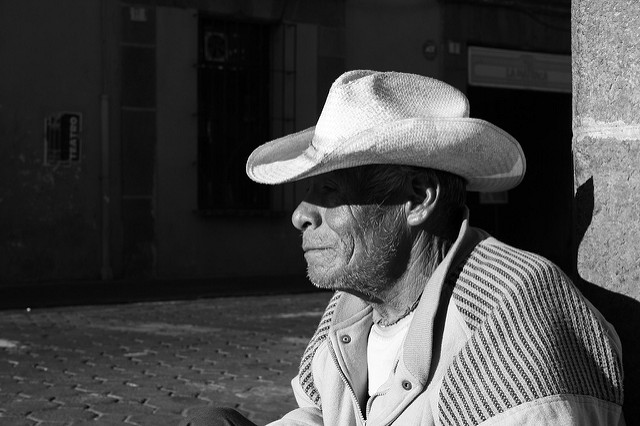
%> input picture Digital Image Processing/Act3_Viejo.jpg, 640 x 426 px
$ octave --eval "gama5;"   (GNU Octave 9; MATLAB toolbox functions it lacks are replaced by stand-ins)
%> lines starting %> are read from the running program, lines starting %| are printed output that depends on the picture
function [] = gama5()

A=imread("C:\Users\fvp12\Downloads\UDG\7mo Semestre\Procesamiento Digital de Imágenes\Act3_Viejo.jpg");
%> A is the input picture: size 426x640x3 uint8; min 0, max 255, mean 71

B = rgb2gray(A);
size(B);

figure
histogram(A);
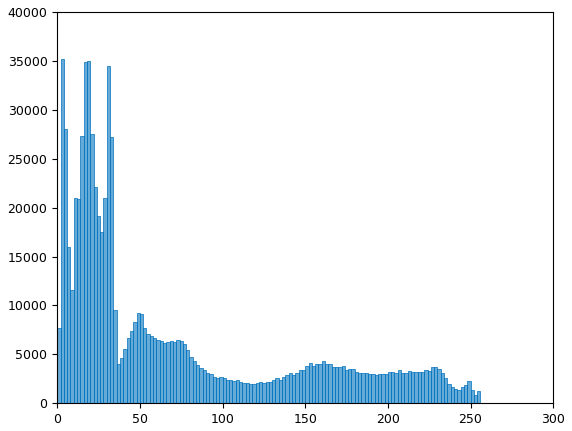
%> figure redrawn from the program's plot data; tallest bar 35181 high, from x = 2 to 4

B=rgb2gray(A);
B=double(B);
%> B: size 426x640 double

%correción gama, exponente mayor a uno es para oscurecer, menor a uno lo
%hace más claro

C=B.^1.2;
D=B.^0.8;
E=B.^0.6;
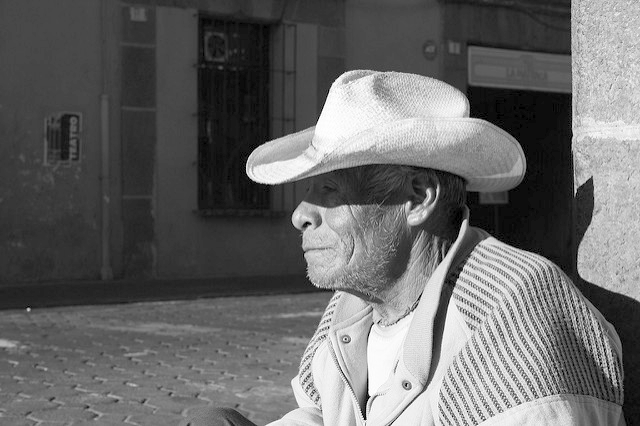
%> E: size 426x640 double; min 0, max 27.79, mean 11.4; drawn with min black and max white
F=B.^0.4;
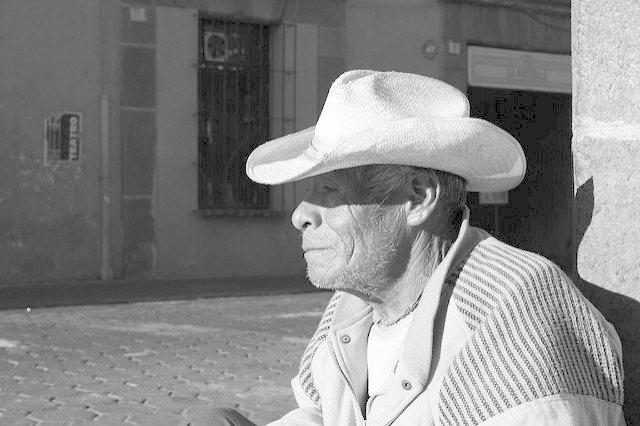
%> F: size 426x640 double; min 0, max 9.18, mean 4.81; drawn with min black and max white
G=B.^0.2;
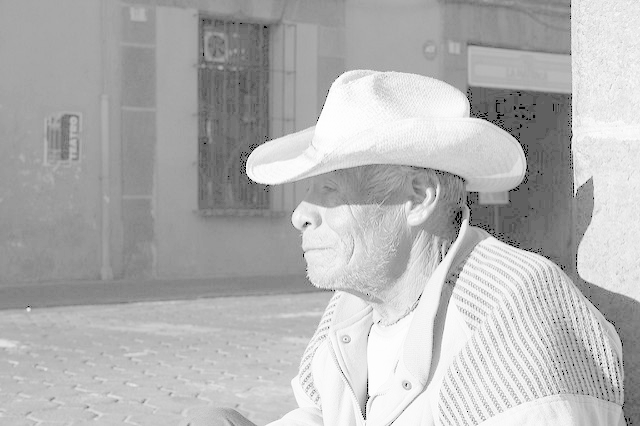
%> G: size 426x640 double; min 0, max 3.03, mean 2.13; drawn with min black and max white

figure
subplot(2,3,1);imshow(C,[min(min(C)), max(max(C))]);
subplot(2,3,2);imshow(B,[min(min(B)), max(max(B))]);
subplot(2,3,3);imshow(D,[min(min(D)), max(max(D))]);
subplot(2,3,4);imshow(E,[min(min(E)), max(max(E))]);
subplot(2,3,5);imshow(F,[min(min(F)), max(max(F))]);
subplot(2,3,6);imshow(G,[min(min(G)), max(max(G))]);

$ run again, with Digital Image Processing/Act4_Modelo.jpg copied over Digital Image Processing/Act3_Viejo.jpg
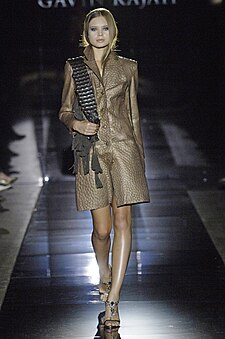
%> input picture Digital Image Processing/Act4_Modelo.jpg, 225 x 339 px
%> in gama5, A is the input picture: size 339x225x3 uint8; mean R, G, B 65.1, 62.7, 65.3
%> in gama5, `F=B.^0.4;`:
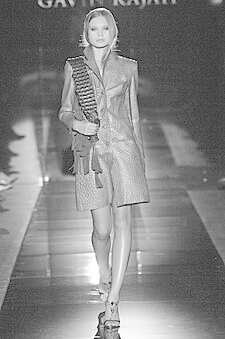
%> F: size 339x225 double; min 0, max 9.18, mean 4.82; drawn with min black and max white
%> in gama5, `G=B.^0.2;`:
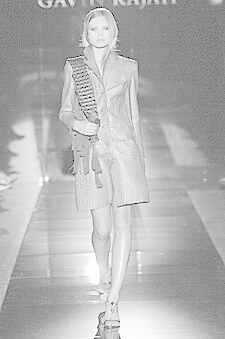
%> G: size 339x225 double; min 0, max 3.03, mean 2.16; drawn with min black and max white
